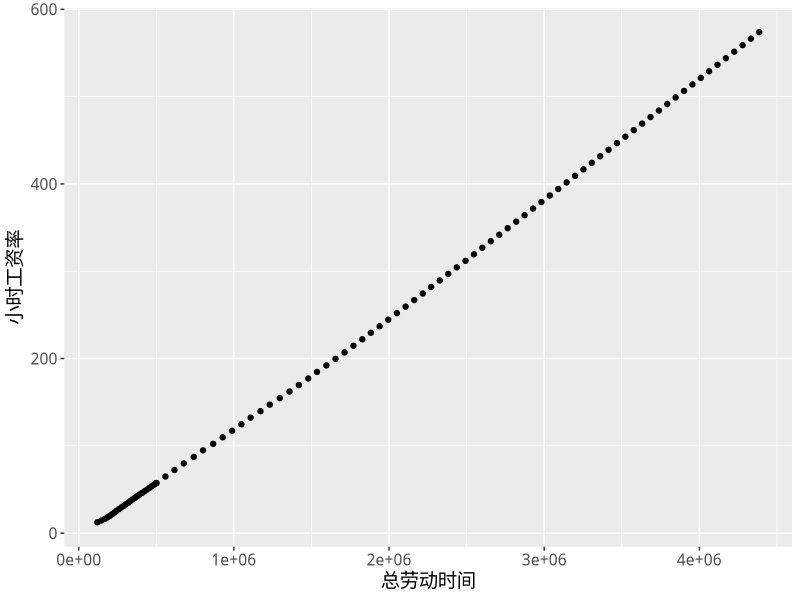

The R script that drew this image:
library(foreign)
library(ggplot2)

peasant = data.frame(y=rep(0,times=500+1000+100), hour=rep(0, times=500+1000+100))
peasant$y <- c(runif(500, 1000, 4000), runif(1000,4000,50000), runif(100, 5*10^4, 10^5))
peasant$hour <- c(runif(500, 160, 336), runif(1000,160,336), runif(100, 160, 336))

peasant$minw <- peasant$y / peasant$hour
minminw <- min(peasant$minw)
maxminw <- max(peasant$minw)
supply = data.frame(wage=c(seq(from=minminw, to=maxminw/10, length.out=30),seq(from=maxminw/10, to=maxminw, length.out=70)))
supply$totalh <- rep(0, times = length(supply$wage))
supply$count <- rep(0, times = length(supply$wage))

for (i in 1:length(supply$wage)) {
  for (j in 1:length(peasant$minw)) {
    if(peasant$minw[j] < supply$wage[i]){
      supply$totalh[i] <- supply$totalh[i]+
        (160+(peasant$hour[j]-160)*supply$wage[i]/peasant$minw[j])
      supply$count[i] <- supply$count[i]+ 1
    }
    else{
      
    }
  }
}

supply$averageh <- supply$totalh/supply$count
supply <- supply[-c(1:5),]  
ggplot(supply, aes(y=wage,x=totalh))+
  geom_point()+ylab("小时工资率")+xlab("总劳动时间")+
  theme(text=element_text(family="STKaiti",size=14))


